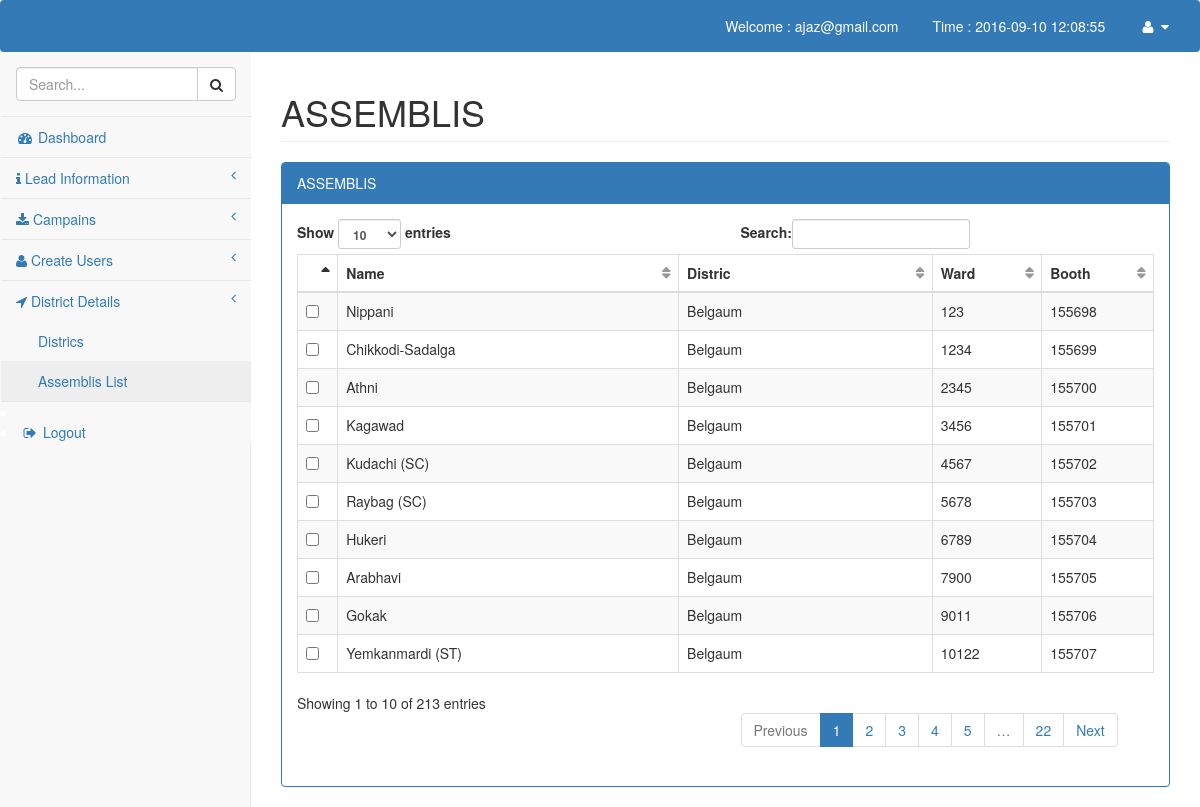
The app's page /master/assemblislist.php?show=assemblis (signed in) with its own data.
### tables this page shows
CREATE TABLE IF NOT EXISTS `assemblis` (
`assembli_id` int(11) NOT NULL,
  `assembly_name` varchar(255) NOT NULL,
  `district_id` int(100) NOT NULL,
  `ward_zip` varchar(100) NOT NULL,
  `pooling_booth` varchar(100) NOT NULL,
  `uploaded_date` varchar(100) NOT NULL,
  `uploaded_by` varchar(100) NOT NULL,
  `uploaded_ip` varchar(50) NOT NULL,
  `modified_date` varchar(25) NOT NULL,
  `modified_by` int(100) NOT NULL,
  `modified_ip` int(100) NOT NULL
);

CREATE TABLE IF NOT EXISTS `districts` (
`district_id` int(11) NOT NULL,
  `district_name` varchar(255) NOT NULL
);

### comman/db_function.php (called while the page is built, shortened)
<?php
	function execute_sql_query($sql){
		$connection=db_connection();
		$result=mysqli_query($connection,$sql);
		if(!$result){
			sql_error($connection);
		}else{
			return $result;
		}
	}
	function execute_fetch($result){
		$fetch=mysqli_fetch_array($result);
		if(!$fetch){
		}else
		{
			return $fetch;
		}
	}
			?>

### master/assemblislist.php (the view, shortened to what this page needs)
<?php require_once('../webtemplate/headtags.php'); ?>
<?php require_once('../webtemplate/header_nav.php'); ?>
				<?php
					if(isset($_GET['show'])){
						$title=$_GET['show'];
					}else{
						$title="Total Leads";
					}
					if($title=="assemblis"){
						 $get_lead="SELECT * FROM assemblis asmbly, districts distric
						 where
						 asmbly.district_id=distric.district_id
						 ";
					}
				 ?>
<div id="page-wrapper">
            <div class="row">
                <div class="col-lg-12">
                    <h1 class="page-header"><?php echo strtoupper($title); ?></h1>
                </div>
            </div>
            <div class="row">
                <div class="col-lg-12">
                    <div class="panel panel-primary">
                        <div class="panel-heading">
                            <?php echo strtoupper($title); ?>
                        </div>
                        <div class="panel-body">
                            <form action="#" method="POST">
                            <div class="dataTable_wrapper">
                                <table width="100%" class="table table-striped table-bordered table-hover" id="dataTables-example">
						    <thead>
						    <tr>
						        <th data-field="state" data-checkbox="true" ></th>
						        <th data-field="lead_name" data-sortable="true">Name</th>
						        <th data-field="lead_email"  data-sortable="true">Distric</th>
						        <th data-field="lead_mobile" data-sortable="true">Ward</th>
						        <th data-field="lead_city" data-sortable="true">Booth</th>
						    </tr>
						    </thead>
						    <?php
						    	$execute=execute_sql_query($get_lead);
						    	while ($disp=execute_fetch($execute)) {
						    	?>
						    <tr data-index="0">
						    <td class="bs-checkbox">
						    <input data-index="0" name="toolbar1" type="checkbox"></td>
						    <td><?php echo $disp['assembly_name'];?></td>
						    <td><?php echo $disp['district_name'];?></td>
						    <td><?php echo $disp['ward_zip'];?></td>
						    <td><?php echo $disp['pooling_booth'];?></td>
						    </tr>
						    <?php }?>
                                </table>
                            </div>
                           </form>
                        </div>
                    </div>
                </div>
            </div>
        </div>
	<?php require_once('../webtemplate/footer.php'); ?>
</body>
</html>

### webtemplate/css/sb-admin-2.css (style rules this page uses)
#page-wrapper { padding: 0 15px; min-height: 568px; background-color: #fff; }
@media (min-width:768px) { #page-wrapper { position: inherit; margin: 0 0 0 250px; padding: 0 30px; border-left: 1px solid #e7e7e7; } }
table.dataTable thead .sorting, table.dataTable thead .sorting_asc, table.dataTable thead .sorting_desc, table.dataTable thead .sorting_asc_disabled, table.dataTable thead .sorting_desc_disabled { background: 0 0; }
table.dataTable thead .sorting_asc:after { content: "\f0de"; float: right; font-family: fontawesome; }
table.dataTable thead .sorting:after { content: "\f0dc"; float: right; font-family: fontawesome; color: rgba(50,50,50,.5); }

### records on screen
assemblis: assembly_name "Nippani", district.district_name "Belgaum", ward_zip "123", pooling_booth "155698"
assemblis: assembly_name "Chikkodi-Sadalga", district.district_name "Belgaum", ward_zip "1234", pooling_booth "155699"
assemblis: assembly_name "Athni", district.district_name "Belgaum", ward_zip "2345", pooling_booth "155700"
assemblis: assembly_name "Kagawad", district.district_name "Belgaum", ward_zip "3456", pooling_booth "155701"
assemblis: assembly_name "Kudachi (SC)", district.district_name "Belgaum", ward_zip "4567", pooling_booth "155702"
assemblis: assembly_name "Raybag (SC)", district.district_name "Belgaum", ward_zip "5678", pooling_booth "155703"
assemblis: assembly_name "Hukeri", district.district_name "Belgaum", ward_zip "6789", pooling_booth "155704"
assemblis: assembly_name "Arabhavi", district.district_name "Belgaum", ward_zip "7900", pooling_booth "155705"
assemblis: assembly_name "Gokak", district.district_name "Belgaum", ward_zip "9011", pooling_booth "155706"
assemblis: assembly_name "Yemkanmardi (ST)", district.district_name "Belgaum", ward_zip "10122", pooling_booth "155707"

### other values on screen
$_SESSION['login_email'] "ajaz@gmail.com"
current_data_time() "2016-09-10 12:08:55"
$title "ASSEMBLIS"
